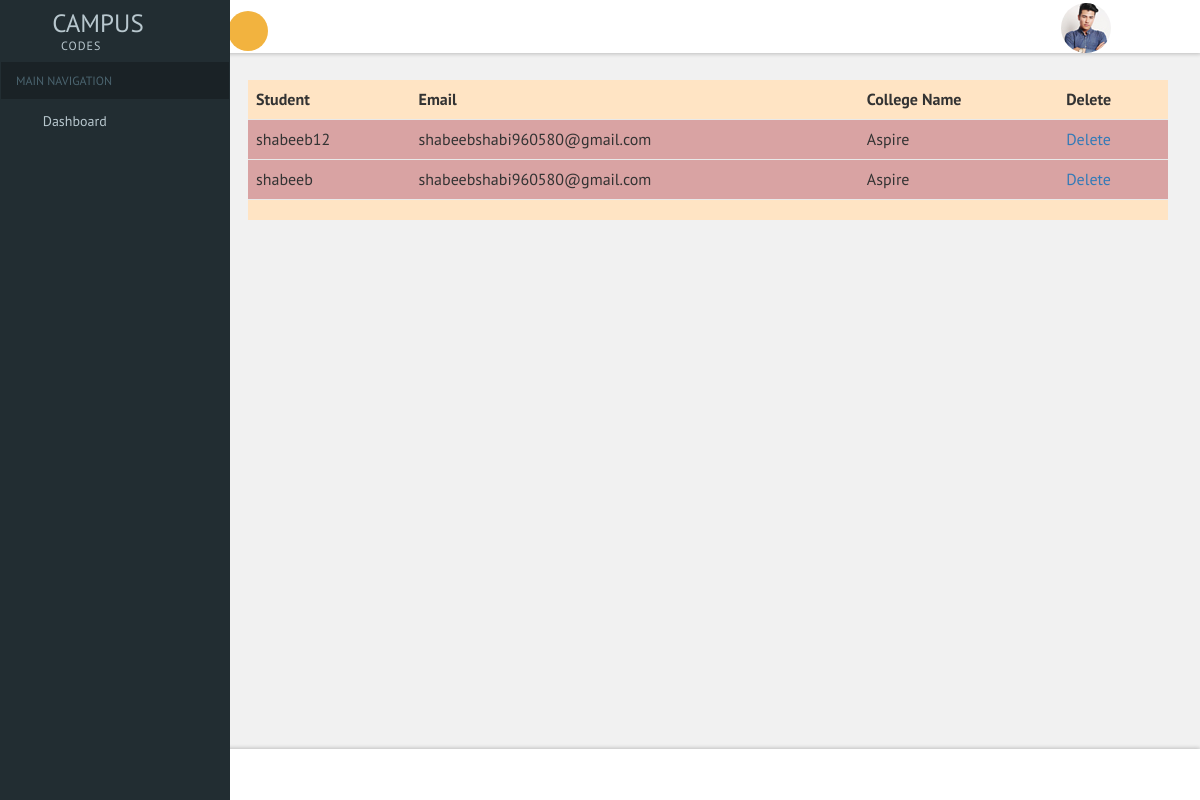
Page /view_all_students on the committed database.
### student/models.py (models this page shows, shortened)
class StudentRegister(models.Model):
    user=models.OneToOneField(User,on_delete=models.CASCADE)
    college_name=models.CharField(max_length=50)
    semester=models.IntegerField(null=True,blank=True)
    course=models.CharField(max_length=50,null=True,blank=True)
    batch=models.CharField(max_length=50,null=True,blank=True)
    image=models.FileField(upload_to='iamge',null=True,blank=True)
    resume=models.FileField(upload_to='resume',null=True,blank=True)

### alumni/views.py (the view)
# urls.py: path('view_all_students',views.view_all_students,name='view_all_students'),
def view_all_students(request):
    all_students=StudentRegister.objects.all().order_by('-id')
    return render(request,'view_students.html',{'all_students':all_students})

### alumni/templates/view_students.html
{% extends 'dashboard.html' %}
{% block content %}
<div class="table-responsive table-shadow" style="background-color: bisque;">
    {% if all_students %}
    <table class="table">
          <thead>
            <tr>
              <th scope="col">Student</th>
              <th scope="col">Email</th>
              <th scope="col">College Name</th>
              <th scope="col">Delete</th>
            </tr>
          </thead>
          <tbody>
              {% for i in all_students %}
            <tr style="background-color: #d9a3a3;">
              <td>{{ i.user.username}}</td>
              <td>{{ i.user.email }}</td>
              <td>{{ i.college_name}}</td>
              <td><a href="{% url 'delete_student' i.id %}">Delete</a></td>
            </tr>
            {% endfor %}
          </tbody>
    </table>
    {% else %}
    <span>No applications can be found...</span>
    {% endif %}
</div>
{% endblock %}

### rows in the picture
StudentRegister: user.username "shabeeb12", user.email "shabeebshabi960580@gmail.com", college_name "Aspire"
StudentRegister: user.username "shabeeb", user.email "shabeebshabi960580@gmail.com", college_name "Aspire"
